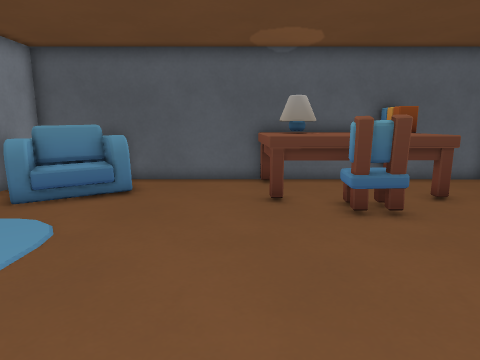
View 1 (above)

16 first-person views from a walk through a Godot game level. The camera is 1.2 m above the floor, tilts 10° down and sees 75° across. The floor is counted in squares, 0.5 m on a side. Each view is taken from the middle of a square. On the plan, view 1 faces up. The plan holds only what a view shows up to about 19 squares ahead; the rest is blank. The place goes on beyond the plan. Some surface patterns are stand-ins.

View 2
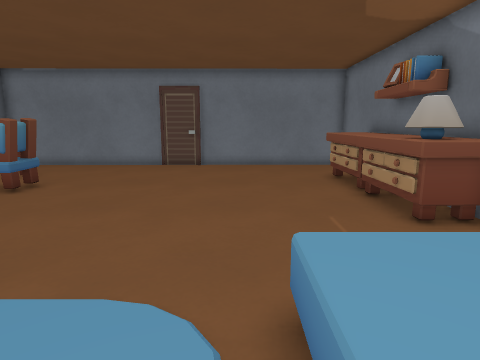

View 3
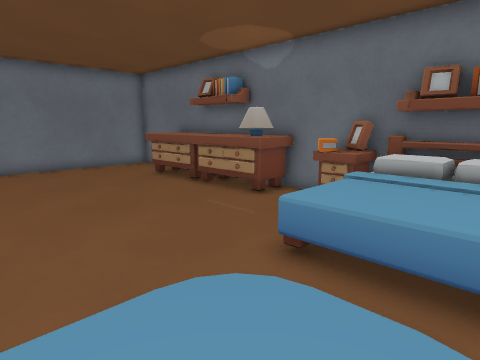

View 4
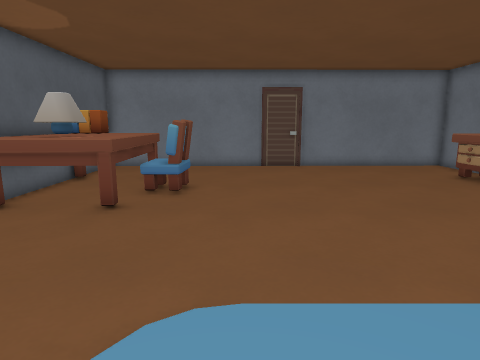

View 5
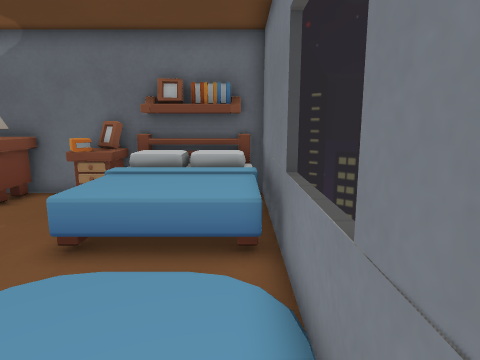

View 6
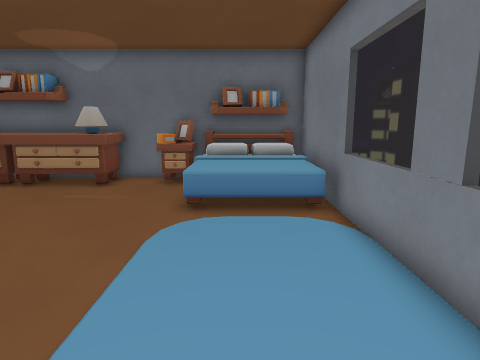

View 7
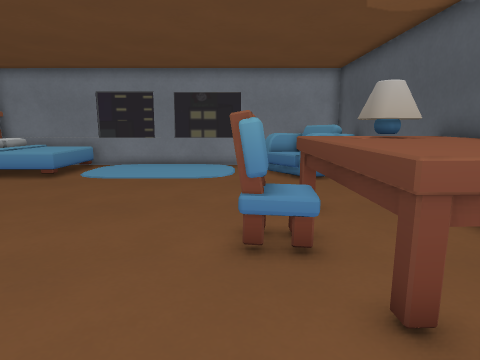

View 8
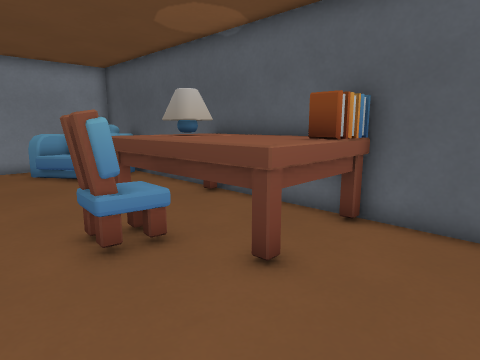

View 9
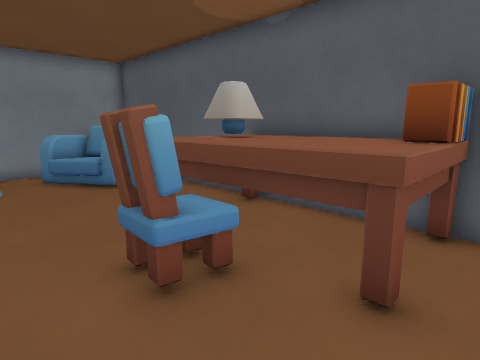

View 10
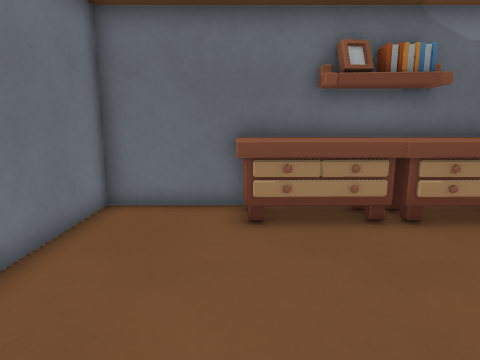

View 11
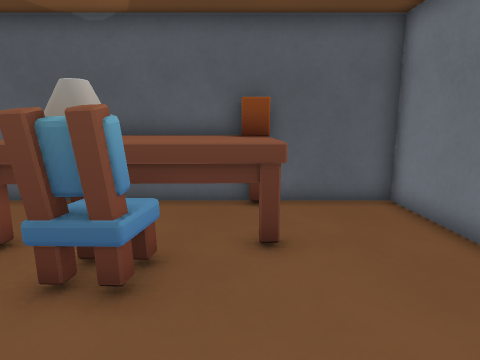

View 12
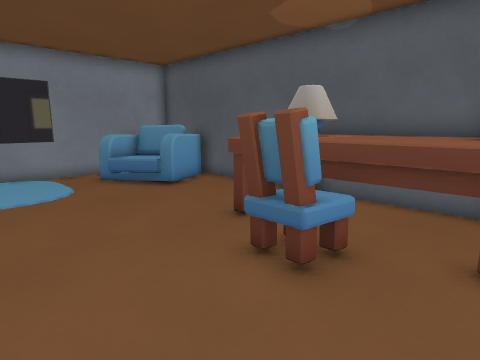

View 13
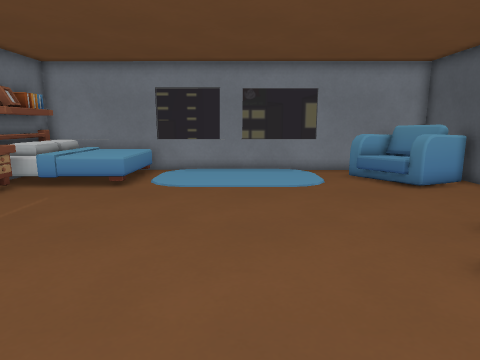

View 14
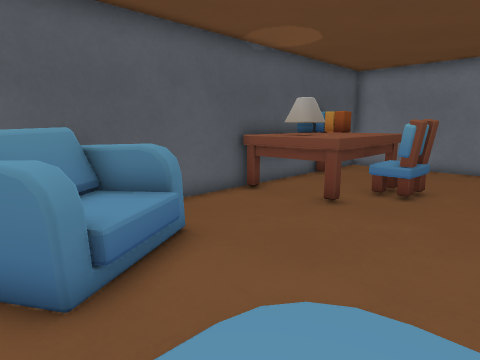

View 15
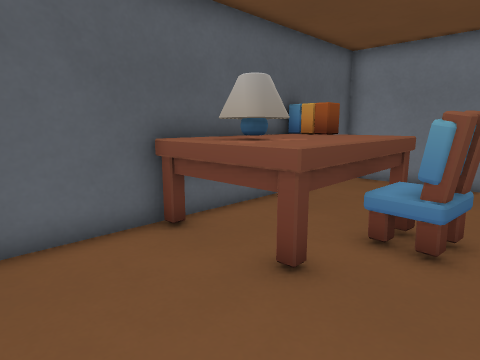

View 16
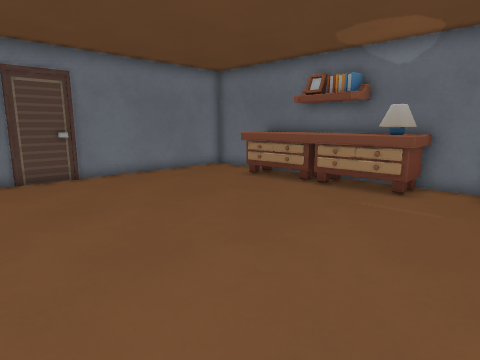

### Floor plan
Key: @ floor where view 1 was taken; # wall or solid block; . floor; D closed door; = window, fence, low wall or low ledge; A armchair; T table; L lamp; C chair; B bed; I cabinet; S shelf; O other object.
Columns run from 9 left of view 1 to 11 right of it. Each row starts with its distance up from view 1.
 14   ###################
 13   ##A.....TTTTTTT...#
 12  ### A....TLT#TTT...#
 11 # # OA....TLT#TTT...#
 10 ###O......TTT#TTT...#
  9 #.A.........##......#
  8 #...........CC......#
  7 =...................#
  6 =...................#
  5 =...................#
  4 #...................D
  3 #...................D
  2 =...................#
  1 =...................#
  0 =........@..........#
 -1 #BBBBB..............#
 -2 #BBBBB..............#
 -3 #BBBBB..............#
 -4 #BBBBB...LIIIIIII...#
 -5 #SSSSII.LLIIIIIII...#
 -6 ##SSS#I##III#III#####

Positions as (right, up) in squares from view 1, and headings:
1: (0, 0), facing up
2: (-8, 0), facing right
3: (-8, 4), facing down-right
4: (-8, 6), facing right
5: (-8, 5), facing down
6: (-6, 8), facing down
7: (10, 8), facing left
8: (10, 6), facing up-left
9: (8, 6), facing up-left
10: (7, 3), facing down
11: (6, 4), facing up
12: (7, 4), facing up-left
13: (8, 4), facing left
14: (-8, 5), facing up-right
15: (-3, 7), facing up-right
16: (-4, 7), facing down-right
